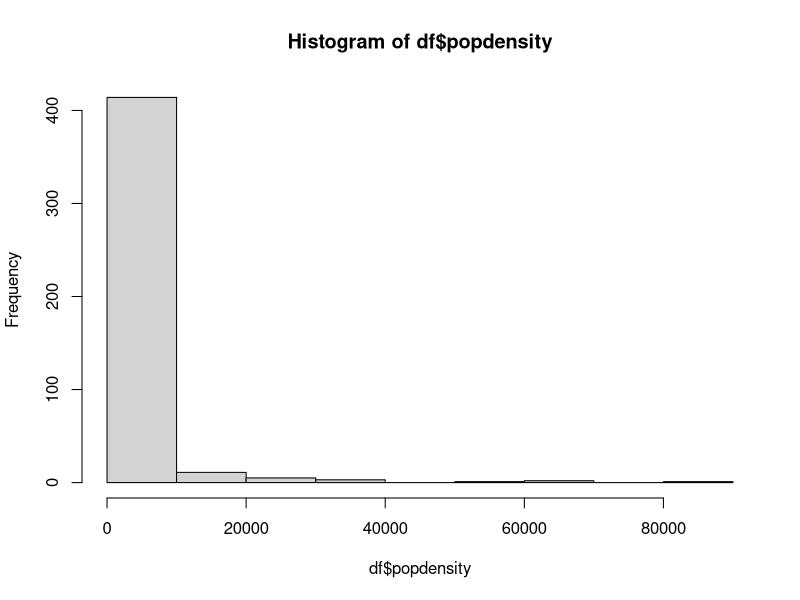
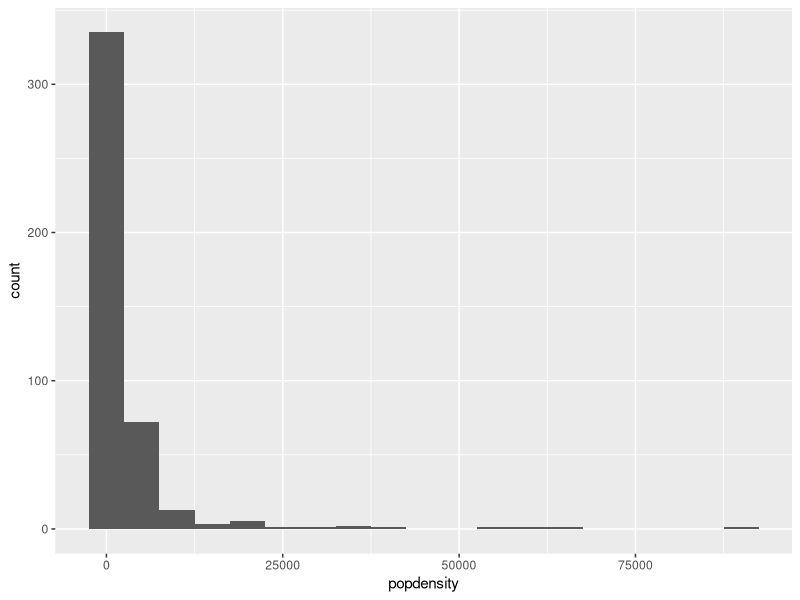
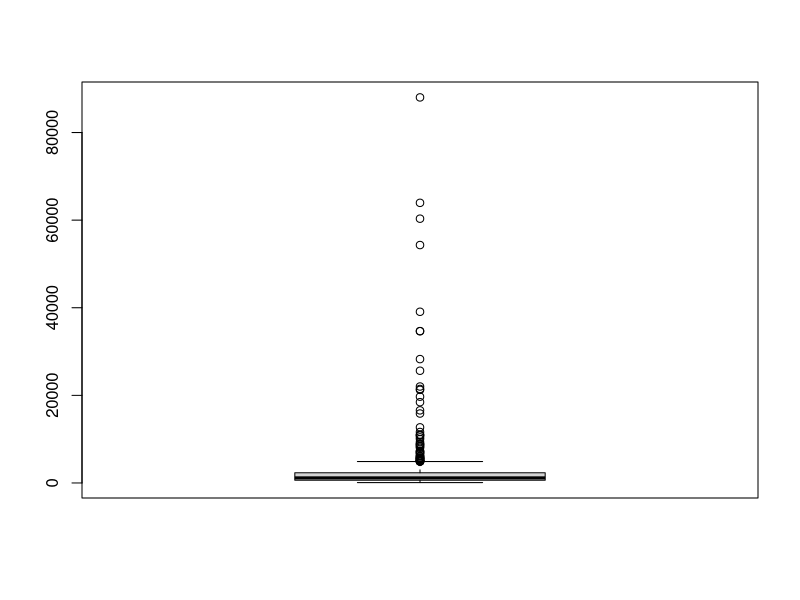
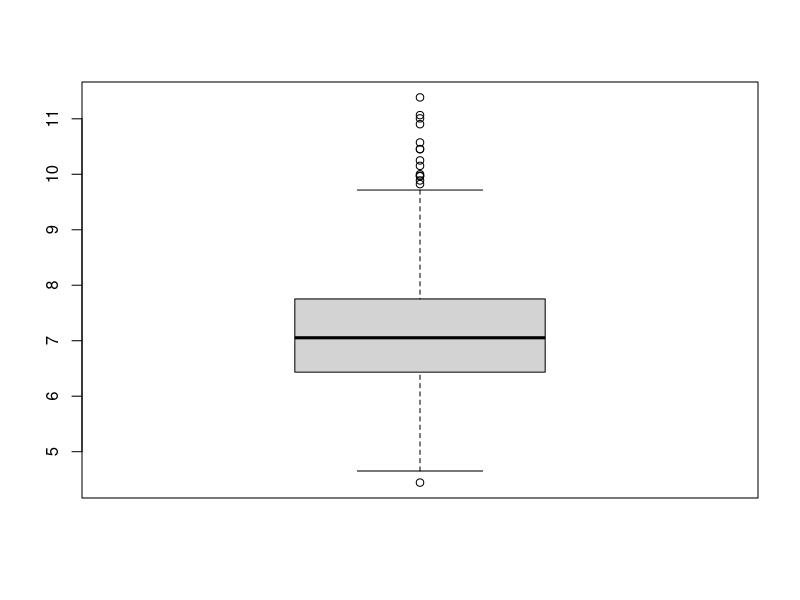
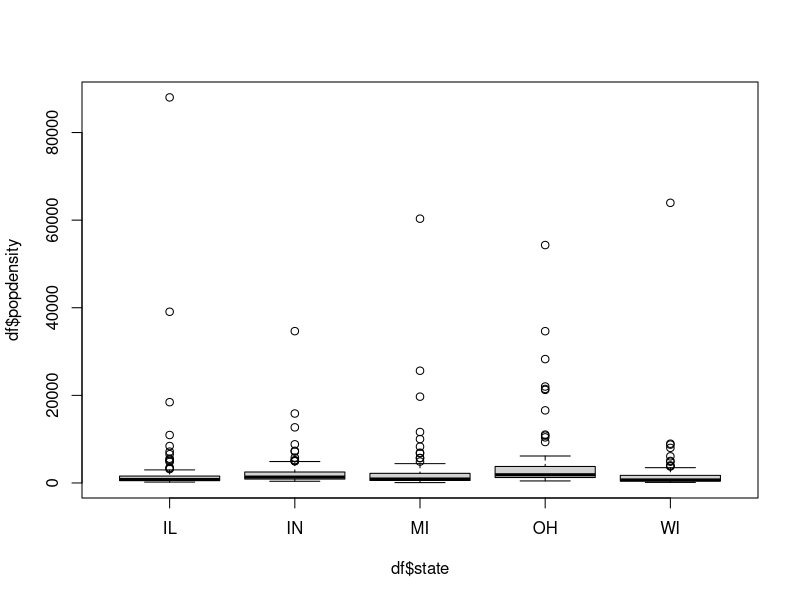
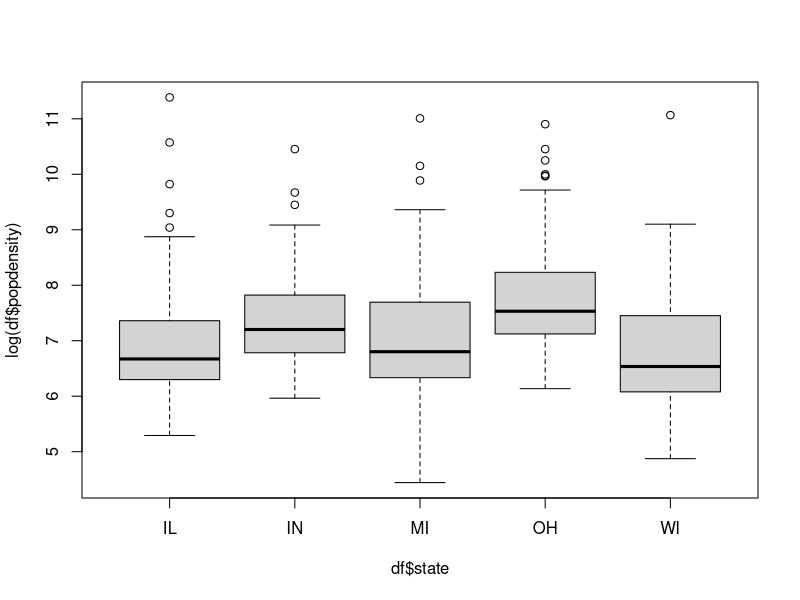
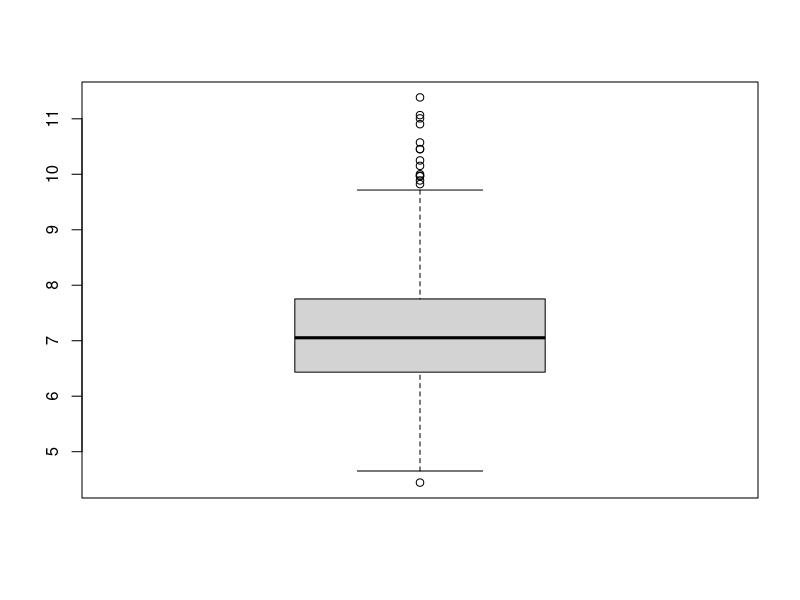
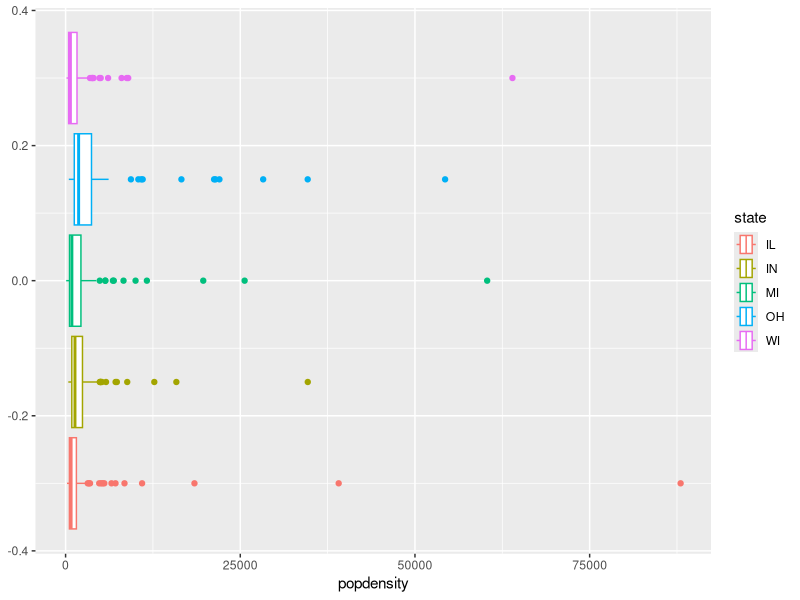

Source code (R) for these figures, in order: (Note: this script raises an error after producing the figures.)
# Introduction ####
library(ggplot2)

# Built-in Dataset
df <- midwest
df$popdensity

# Histogram ####
hist(df$popdensity)
??hist  # cari tahu lebih tentang parameter fungsi

ggplot(data = df, mapping = aes(x = popdensity)) + geom_histogram(binwidth = 5000)

# Boxplot ####
table(df$state)
boxplot(df$popdensity)
boxplot(log(df$popdensity))

# Stratified
boxplot(df$popdensity ~ df$state)
boxplot(log(df$popdensity) ~ df$state)

boxplot(log(df$popdensity))

ggplot(data = df, mapping = aes(x = popdensity, colour = state)) + geom_boxplot()

# Transformasi ####
log(df$popdensity)  # y* = log(y)

hist((-df$popdensity + 100000)**150)

# Scatter Plot ####
df$area
df$poptotal

hist(df$area,breaks=0.1)
hist(df$poptotal)

plot(df$area, df$poptotal)
plot(df$area, log(df$poptotal))

ggplot(data = df, mapping = aes(x = area, y = poptotal)) + geom_point() + scale_y_continuous(trans='log')

# GGPlot as a variable ####
ggplot(data = df, mapping = aes(x = popdensity, colour = state)) + geom_boxplot()

myGGPlot <- ggplot(data = df, mapping = aes(x = popdensity, colour = state))
myGGPlot + geom_boxplot()

